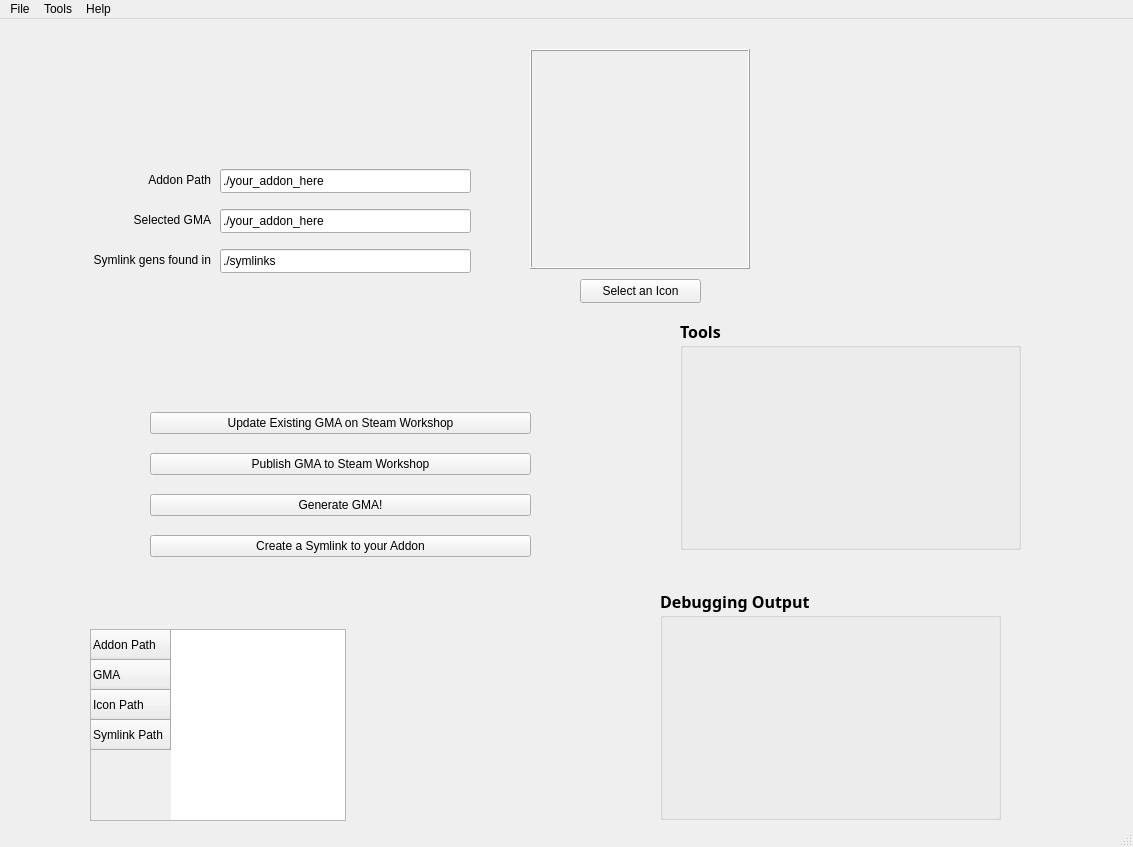
<?xml version="1.0" encoding="UTF-8"?>
<ui version="4.0">
 <class>MainWindow</class>
 <widget class="QMainWindow" name="MainWindow">
  <property name="geometry">
   <rect>
    <x>0</x>
    <y>0</y>
    <width>1133</width>
    <height>847</height>
   </rect>
  </property>
  <property name="windowTitle">
   <string>Garry's Mod GMA Toolkit</string>
  </property>
  <widget class="QWidget" name="centralwidget">
   <widget class="QWidget" name="gridLayoutWidget">
    <property name="geometry">
     <rect>
      <x>150</x>
      <y>380</y>
      <width>381</width>
      <height>171</height>
     </rect>
    </property>
    <layout class="QGridLayout" name="gridLayout">
     <item row="0" column="0">
      <widget class="QPushButton" name="workshop_update_existing_button">
       <property name="text">
        <string>Update Existing GMA on Steam Workshop</string>
       </property>
      </widget>
     </item>
     <item row="1" column="0">
      <widget class="QPushButton" name="gma_publish_button">
       <property name="text">
        <string>Publish GMA to Steam Workshop</string>
       </property>
      </widget>
     </item>
     <item row="2" column="0">
      <widget class="QPushButton" name="gma_generate_button">
       <property name="text">
        <string>Generate GMA!</string>
       </property>
      </widget>
     </item>
     <item row="3" column="0">
      <widget class="QPushButton" name="create_symlink_button">
       <property name="text">
        <string>Create a Symlink to your Addon</string>
       </property>
      </widget>
     </item>
    </layout>
   </widget>
   <widget class="QLineEdit" name="addon_path_line_edit">
    <property name="geometry">
     <rect>
      <x>220</x>
      <y>150</y>
      <width>251</width>
      <height>24</height>
     </rect>
    </property>
    <property name="text">
     <string>./your_addon_here</string>
    </property>
   </widget>
   <widget class="QLabel" name="addon_path_label">
    <property name="geometry">
     <rect>
      <x>40</x>
      <y>150</y>
      <width>171</width>
      <height>21</height>
     </rect>
    </property>
    <property name="sizePolicy">
     <sizepolicy hsizetype="Preferred" vsizetype="Preferred">
      <horstretch>0</horstretch>
      <verstretch>0</verstretch>
     </sizepolicy>
    </property>
    <property name="layoutDirection">
     <enum>Qt::LeftToRight</enum>
    </property>
    <property name="frameShape">
     <enum>QFrame::NoFrame</enum>
    </property>
    <property name="frameShadow">
     <enum>QFrame::Plain</enum>
    </property>
    <property name="text">
     <string>Addon Path</string>
    </property>
    <property name="alignment">
     <set>Qt::AlignRight|Qt::AlignTrailing|Qt::AlignVCenter</set>
    </property>
   </widget>
   <widget class="QLabel" name="symlink_path_label">
    <property name="geometry">
     <rect>
      <x>40</x>
      <y>230</y>
      <width>171</width>
      <height>21</height>
     </rect>
    </property>
    <property name="sizePolicy">
     <sizepolicy hsizetype="Preferred" vsizetype="Preferred">
      <horstretch>0</horstretch>
      <verstretch>0</verstretch>
     </sizepolicy>
    </property>
    <property name="layoutDirection">
     <enum>Qt::LeftToRight</enum>
    </property>
    <property name="frameShape">
     <enum>QFrame::NoFrame</enum>
    </property>
    <property name="frameShadow">
     <enum>QFrame::Plain</enum>
    </property>
    <property name="text">
     <string>Symlink gens found in</string>
    </property>
    <property name="alignment">
     <set>Qt::AlignRight|Qt::AlignTrailing|Qt::AlignVCenter</set>
    </property>
   </widget>
   <widget class="QLineEdit" name="symlink_path_line_edit">
    <property name="geometry">
     <rect>
      <x>220</x>
      <y>230</y>
      <width>251</width>
      <height>24</height>
     </rect>
    </property>
    <property name="text">
     <string>./symlinks</string>
    </property>
   </widget>
   <widget class="QLabel" name="gma_path_label">
    <property name="geometry">
     <rect>
      <x>40</x>
      <y>190</y>
      <width>171</width>
      <height>21</height>
     </rect>
    </property>
    <property name="sizePolicy">
     <sizepolicy hsizetype="Preferred" vsizetype="Preferred">
      <horstretch>0</horstretch>
      <verstretch>0</verstretch>
     </sizepolicy>
    </property>
    <property name="layoutDirection">
     <enum>Qt::LeftToRight</enum>
    </property>
    <property name="frameShape">
     <enum>QFrame::NoFrame</enum>
    </property>
    <property name="frameShadow">
     <enum>QFrame::Plain</enum>
    </property>
    <property name="text">
     <string>Selected GMA</string>
    </property>
    <property name="alignment">
     <set>Qt::AlignRight|Qt::AlignTrailing|Qt::AlignVCenter</set>
    </property>
   </widget>
   <widget class="QLineEdit" name="gma_path_line_edit">
    <property name="geometry">
     <rect>
      <x>220</x>
      <y>190</y>
      <width>251</width>
      <height>24</height>
     </rect>
    </property>
    <property name="text">
     <string>./your_addon_here</string>
    </property>
   </widget>
   <widget class="QLabel" name="workshop_icon">
    <property name="geometry">
     <rect>
      <x>530</x>
      <y>30</y>
      <width>220</width>
      <height>220</height>
     </rect>
    </property>
    <property name="frameShape">
     <enum>QFrame::Box</enum>
    </property>
    <property name="frameShadow">
     <enum>QFrame::Raised</enum>
    </property>
    <property name="lineWidth">
     <number>1</number>
    </property>
    <property name="midLineWidth">
     <number>0</number>
    </property>
    <property name="text">
     <string/>
    </property>
    <property name="pixmap">
     <pixmap>../icon/icon.jpg</pixmap>
    </property>
    <property name="scaledContents">
     <bool>true</bool>
    </property>
    <property name="margin">
     <number>5</number>
    </property>
   </widget>
   <widget class="QGroupBox" name="tools_group_box">
    <property name="geometry">
     <rect>
      <x>680</x>
      <y>300</y>
      <width>341</width>
      <height>231</height>
     </rect>
    </property>
    <property name="font">
     <font>
      <family>Arial Black</family>
      <pointsize>12</pointsize>
      <bold>true</bold>
     </font>
    </property>
    <property name="title">
     <string>Tools</string>
    </property>
    <property name="flat">
     <bool>false</bool>
    </property>
   </widget>
   <widget class="QPushButton" name="select_icon_button">
    <property name="geometry">
     <rect>
      <x>580</x>
      <y>260</y>
      <width>121</width>
      <height>24</height>
     </rect>
    </property>
    <property name="text">
     <string>Select an Icon</string>
    </property>
   </widget>
   <widget class="QGroupBox" name="debugging_group_box">
    <property name="geometry">
     <rect>
      <x>660</x>
      <y>570</y>
      <width>341</width>
      <height>231</height>
     </rect>
    </property>
    <property name="font">
     <font>
      <family>Arial Black</family>
      <pointsize>12</pointsize>
      <bold>true</bold>
     </font>
    </property>
    <property name="title">
     <string>Debugging Output</string>
    </property>
    <property name="flat">
     <bool>false</bool>
    </property>
   </widget>
   <widget class="QTableWidget" name="tableWidget">
    <property name="geometry">
     <rect>
      <x>90</x>
      <y>610</y>
      <width>256</width>
      <height>192</height>
     </rect>
    </property>
    <property name="sizePolicy">
     <sizepolicy hsizetype="Expanding" vsizetype="Minimum">
      <horstretch>0</horstretch>
      <verstretch>0</verstretch>
     </sizepolicy>
    </property>
    <row>
     <property name="text">
      <string>Addon Path</string>
     </property>
    </row>
    <row>
     <property name="text">
      <string>GMA</string>
     </property>
    </row>
    <row>
     <property name="text">
      <string>Icon Path</string>
     </property>
    </row>
    <row>
     <property name="text">
      <string>Symlink Path</string>
     </property>
    </row>
   </widget>
  </widget>
  <widget class="QMenuBar" name="menubar">
   <property name="geometry">
    <rect>
     <x>0</x>
     <y>0</y>
     <width>1133</width>
     <height>21</height>
    </rect>
   </property>
   <widget class="QMenu" name="menuFile">
    <property name="title">
     <string>File</string>
    </property>
    <addaction name="actionFile_addon_root_folder"/>
    <addaction name="actionFile_gma_select"/>
    <addaction name="separator"/>
    <addaction name="actionFile_icon_select"/>
   </widget>
   <widget class="QMenu" name="menuHelp">
    <property name="title">
     <string>Help</string>
    </property>
    <addaction name="actionHelp_symlinks"/>
    <addaction name="actionHelp_updating"/>
   </widget>
   <widget class="QMenu" name="menuTools">
    <property name="title">
     <string>Tools</string>
    </property>
    <addaction name="actionTools_show_debug"/>
   </widget>
   <addaction name="menuFile"/>
   <addaction name="menuTools"/>
   <addaction name="menuHelp"/>
  </widget>
  <widget class="QStatusBar" name="statusbar"/>
  <action name="actionTools_show_debug">
   <property name="text">
    <string>Show Debug Console</string>
   </property>
  </action>
  <action name="actionFile_addon_root_folder">
   <property name="text">
    <string>Select a Different Addon Root Folder</string>
   </property>
  </action>
  <action name="actionFile_gma_select">
   <property name="text">
    <string>Select a Different GMA to Publish</string>
   </property>
  </action>
  <action name="actionFile_icon_select">
   <property name="text">
    <string>Select a Different Icon</string>
   </property>
  </action>
  <action name="actionHelp_symlinks">
   <property name="text">
    <string>Symlinks?  Huh?  Why?</string>
   </property>
  </action>
  <action name="actionHelp_updating">
   <property name="text">
    <string>How do I update my published addon?</string>
   </property>
  </action>
 </widget>
 <resources/>
 <connections/>
</ui>
